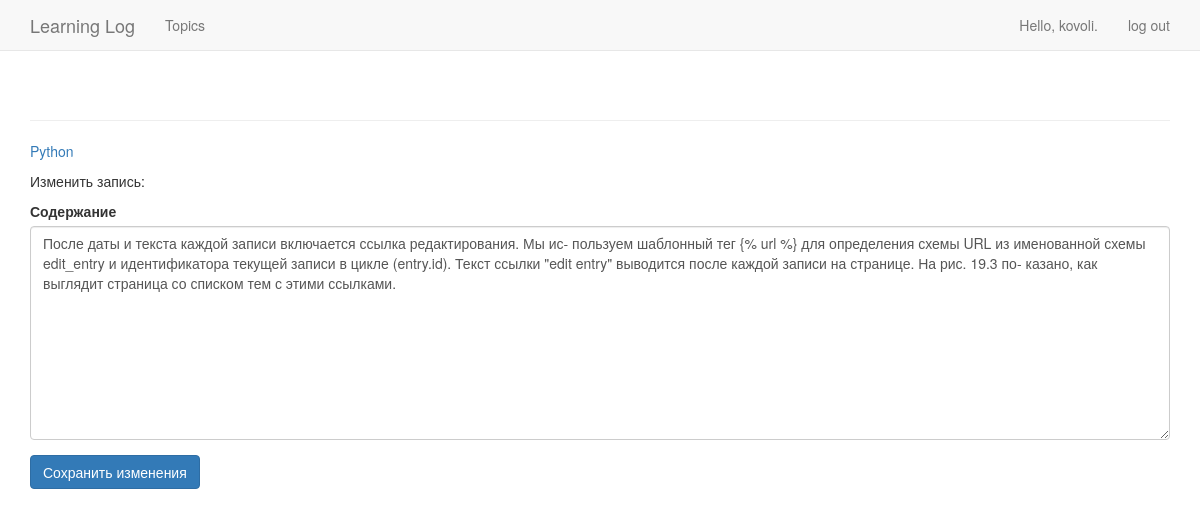
The page /edit_entry/4/ (signed in) on the database its author committed.
### learning_logs/models.py (models this page shows, shortened)
class Topic(models.Model):
    text = models.CharField(max_length=200)
    date_added = models.DateTimeField(auto_now_add=True)
    owner = models.ForeignKey(User)  #  owner, используемое в отношении внешнего ключа с моделью User.
    class Meta:
        verbose_name = 'Тема'
        verbose_name_plural = 'Темы'
    def __str__(self):
        return self.text

class Entry(models.Model):
    topic = models.ForeignKey(Topic)
    text = models.TextField()
    date_added = models.DateTimeField(auto_now_add=True)
    class Meta:
        verbose_name_plural = 'Записи'

### learning_logs/views.py (the view)
# urls.py: url(r'^edit_entry/(?P<entry_id>\d+)/$', views.edit_entry, name='edit_entry'),
@login_required
def edit_entry(request, entry_id):
    entry = Entry.objects.get(id=entry_id)
    topic = entry.topic
    if topic.owner != request.user:
        raise Http404
    if request.method != 'POST':
        form = EntryForm(instance=entry)
    else:
        form = EntryForm(instance=entry, data=request.POST)
        if form.is_valid():
            form.save()
            return HttpResponseRedirect(reverse('learning_logs:topic',
                                        args=[topic.id]))
    context = {'entry': entry, 'topic': topic, 'form': form}
    return render(request, 'learning_logs/edit_entry.html', context)

### learning_logs/forms.py
class EntryForm(forms.ModelForm):
    class Meta:
        model = Entry
        fields = ['text']
        labels = {'text': 'Содержание'}
        widgets = {'text': forms.Textarea(attrs={'cols': 80})}

### learning_logs/templates/learning_logs/edit_entry.html (shortened to what this page needs)
{% extends "learning_logs/base.html" %}
{% load bootstrap3 %}
{% block content %}
    <p><a href="{% url 'learning_logs:topic' topic.id %}">{{ topic }}</a></p>
    <p>Изменить запись:</p>
      <form action="{% url 'learning_logs:edit_entry' entry.id %}" method='post'>
          {% bootstrap_form form %}
        {% buttons %}
        <button name="submit" class="btn btn-primary">Сохранить изменения</button>
      {% endbuttons %}
      </form>
{% endblock content %}

### learning_logs/templates/learning_logs/base.html (shortened to what this page needs)
{% load bootstrap3 %}
<!DOCTYPE html>
<html lang="en">
  <head>
    {% bootstrap_css %}
</head>
  <body>
        <nav class="navbar navbar-default navbar-static-top">
            <div class="container">
                <div class="navbar-header">
                    <a class="navbar-brand" href="{% url 'learning_logs:index' %}">Learning Log</a>
                </div>
                <div id="navbar" class="navbar-collapse collapse">
                    <ul class="nav navbar-nav">
                        <li><a href="{% url 'learning_logs:topics' %}">Topics</a></li>
                    </ul>
                    <ul class="nav navbar-nav navbar-right">
                        {% if user.is_authenticated %}
                            <li><a>Hello, {{ user.username }}.</a></li>
                            <li><a href="{% url 'users:logout' %}">log out</a></li>
                        {% else %}
                            <li><a href="{% url 'users:register' %}">register</a></li>
                            <li><a href="{% url 'users:login' %}">log in</a></li>
                        {% endif %}
                    </ul>
                </div>
            </div>
        </nav>
            <div class="container">
                <div class="page-header">
                </div>
                <div>
                    {% block content %}{% endblock content %}
                </div>
            </div>
  </body>
</html>

### rows shown on the page
Topic: text "Python"
Entry: text "После даты и текста каждой записи включается ссылка редактирования. Мы ис- пользуем шаблонный тег {% url %} для определения схемы URL из именованной схемы edit_entry и идентификатора текущей записи в цикле (entry.id). Текст ссылки \"edit entry\" выводится после каждой записи на странице. На рис. 19.3 по- казано, как выглядит страница со списком тем с этими ссылками."

### other values the page prints
{{ user.username }} "kovoli"
